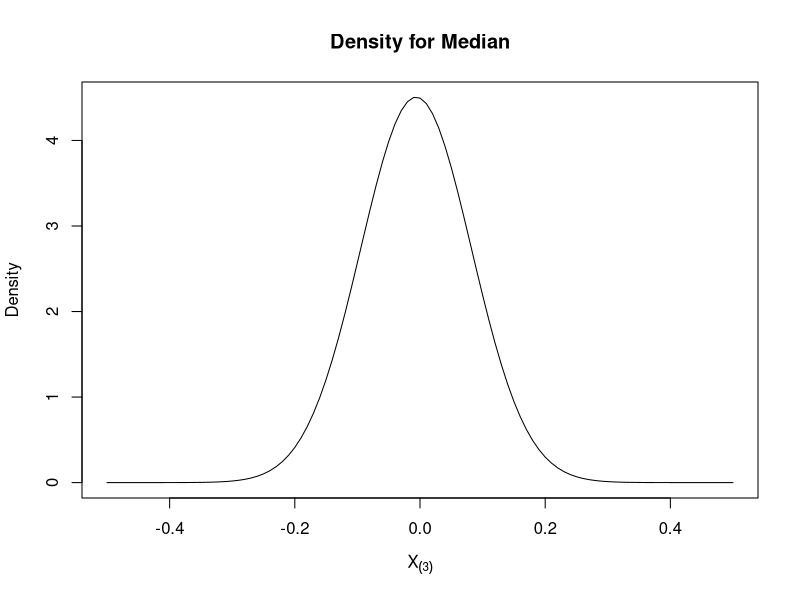
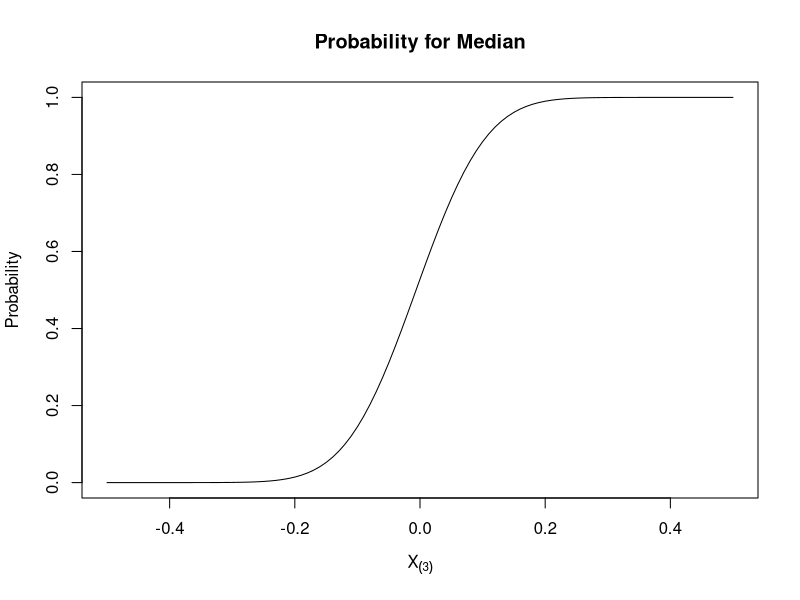
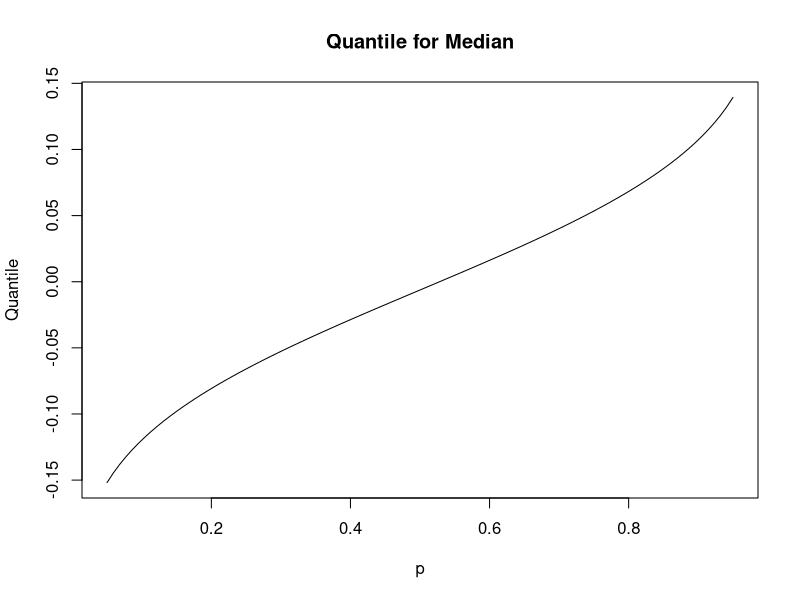
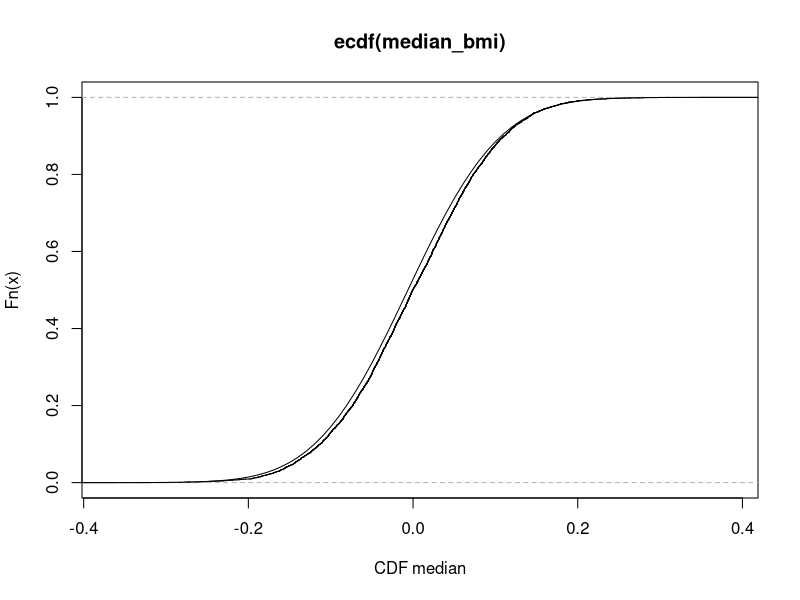
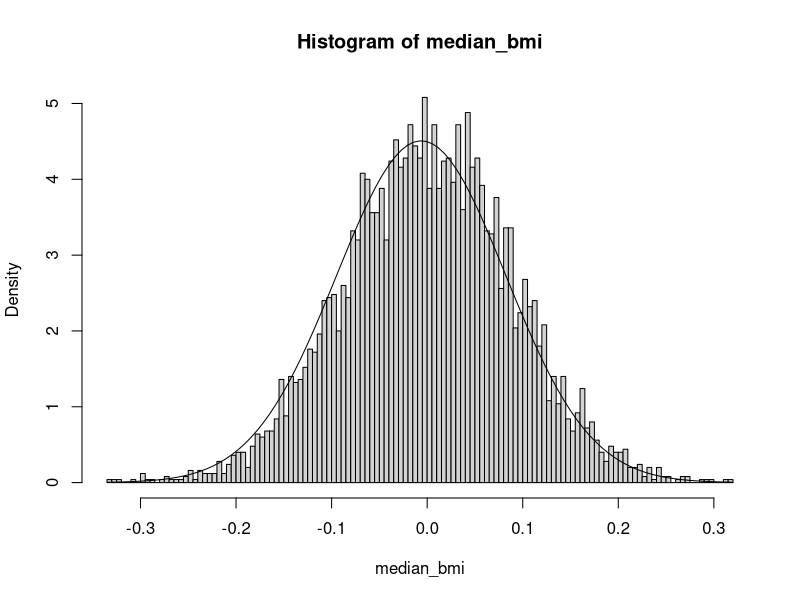
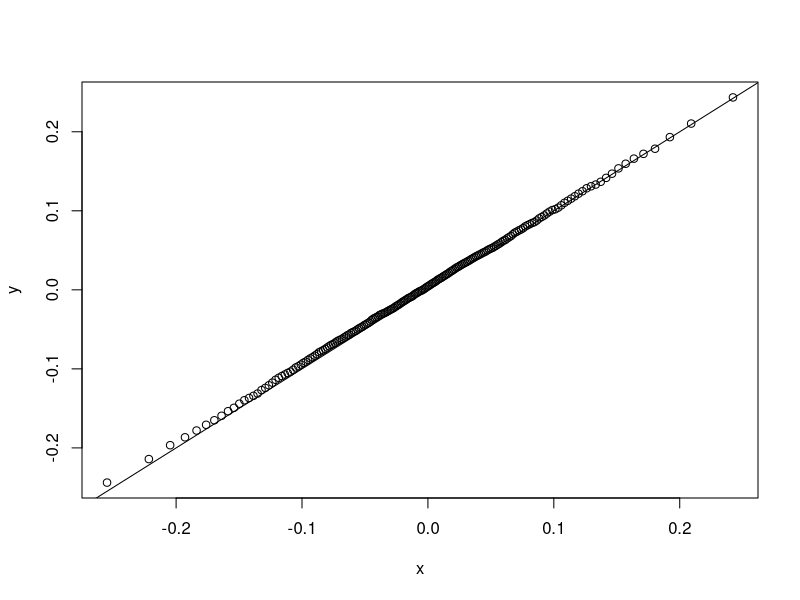

Generate these figures, in order, with R:
## ---- chunk 1
knitr::opts_chunk$set(echo = TRUE)
## ---- chunk 2
library(tidyverse)
library(dplyr)
## ---- chunk 3
dorder <- function(x){
  100*
  choose(200,100)*
  (pnorm(x))^(100-1)*
  (1-pnorm(x))^(200-100)*
  dnorm(x)
}
curve(
    dorder(x)
  , -0.5
  , 0.5
  , xlab = parse(text="X[(3)]")
  , ylab = "Density"
  , main="Density for Median"
)
## ---- chunk 4
porder <- function(x){
  pbinom(100-1, 200, pnorm(x), lower.tail = FALSE)
}
curve(
    porder(x)
  , -0.5
  , 0.5
  , xlab = parse(text="X[(3)]")
  , ylab = "Probability"
  , main="Probability for Median"
)
## ---- chunk 5

data <- data.frame(x=seq(-0.5,0.5,by=0.001)) %>%
  mutate(p=porder(x))
qf1 <- approxfun(data$p,data$x)
qf1(0.7)
curve(qf1,0.05,0.95,, main="Quantile for Median",xlab = "p",ylab = "Quantile")
## ---- chunk 6
median_bmi <- rep(NA, 5000)
for(i in seq_along(median_bmi)){
  bmi <- rnorm(200)
  median_bmi[i] <- median(bmi)
}
plot(ecdf(median_bmi),xlab = parse(text = "CDF~median"))
curve(porder(x),-0.5,0.5,add = TRUE)
## ---- chunk 7
median_bmi <- rep(NA, 5000)
for(i in seq_along(median_bmi)){
  bmi <- rnorm(200)
  median_bmi[i] <- median(bmi)
}
hist(median_bmi,breaks = 100,freq = FALSE)
curve(dorder(x),add = TRUE)
## ---- chunk 8
p <-ppoints(200)
median_bmi <- rep(NA, 5000)
for(i in seq_along(median_bmi)){
  bmi <- rnorm(200)
  median_bmi[i] <- median(bmi)
}

x<-qf1(p)
y<-quantile(median_bmi,probs = p)
plot(x,y)
abline(0,1)
